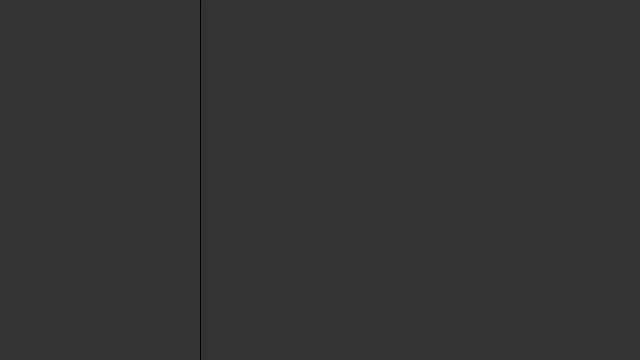
Frame 1 (no input)
Frame 60 (the mouse pressed at the canvas centre just before this capture): identical to frame 1, image omitted
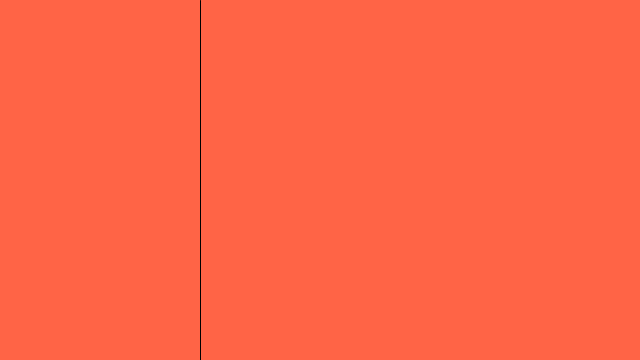
Frame 120 (the mouse held since frame 60 and released just before this capture)

The Processing sketch that drew these frames (run headless with seeded random() and noise(); from frame 60 on, the mouse is pressed at the canvas centre):

// Processing sketch: sketch_light_transform
// ── sketch_light_transform.pde
void setup(){
  size(640,360);
}
void draw(){
  background(50);
  
  if(mouseX>200){
    background(255,100,70);
  }
  line(200,0,200,height);
  
}
